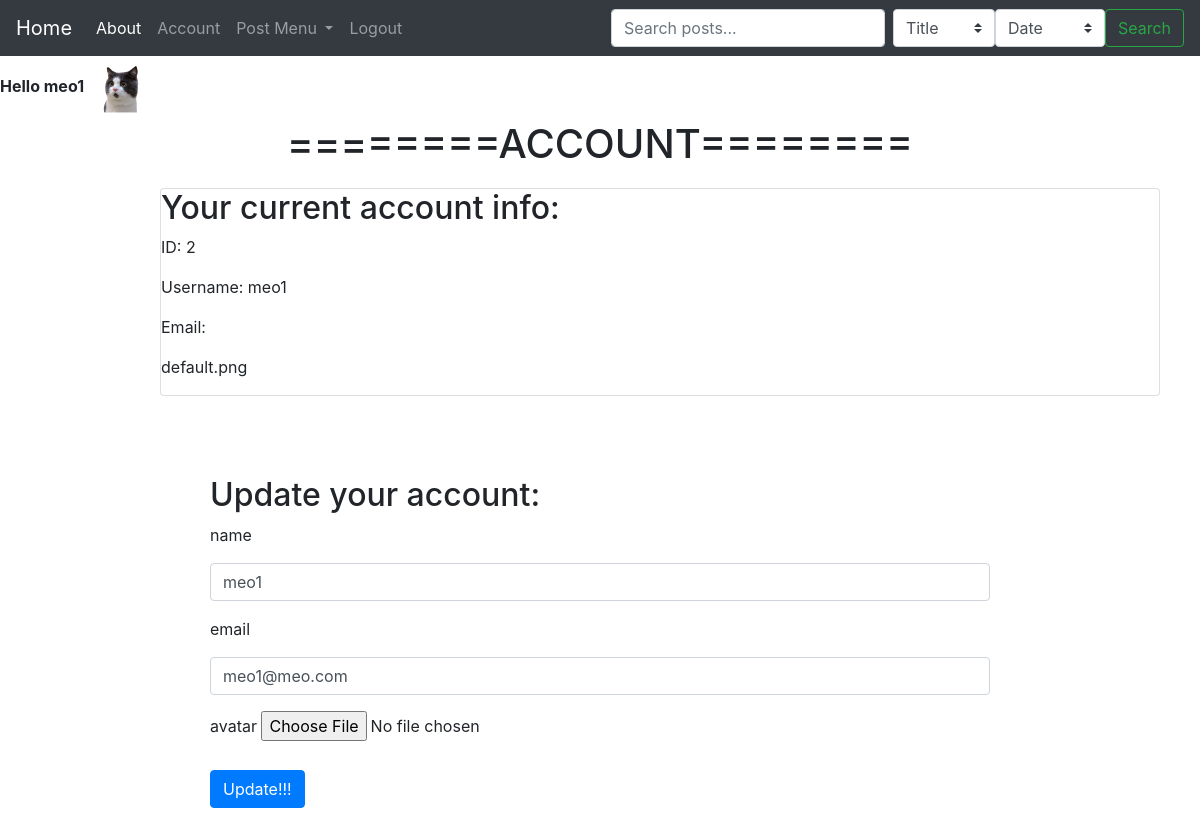
The app's page /account/2 (signed in) with its own data.
### source/models.py (models this page shows, shortened)
class User(db.Model, UserMixin):
	__tablename__ = 'user_table'
	id = db.Column(db.Integer, primary_key=True)
	username = db.Column(db.String(30), unique=True, index =True, nullable=False)
	email = db.Column(db.String(40), unique=True, index =True, nullable=False)
	avatar = db.Column(db.String(30), nullable=False, default='default.png')
	password_hash = db.Column(db.String(128), nullable=False)
	post = db.relationship('Post', backref='author', lazy=True)

### source/user/views.py (the view)
@user.route('/account/<int:user_id>', methods = ['GET', 'POST'])
@login_required
def account(user_id):
    user = User.query.get_or_404(user_id)
    if user != current_user:
        abort(403)
    form = UpdateForm()
    if form.is_submitted():
        if form.avatar.data:
            image_link = picture_handler(form.avatar.data, current_user.username)
            user.avatar = image_link
        user.username = form.name.data
        user.email = form.email.data
        db.session.commit()
        flash('update success!!!')
        return redirect(url_for('user.account', user_id=user.id))
    elif request.method == 'GET':
        form.name.data = user.username
        form.email.data = user.email
    return render_template('account1.html', form=form)

### source/user/forms.py (shortened to what this page needs)
class UpdateForm(FlaskForm):
	name = StringField('name')
	email = StringField('email')
	avatar = FileField('avatar')
	submit = SubmitField('Update!!!')

### source/models.py (called while the page is built)
@lm.user_loader
def load_user(user_id):
	return User.query.get(user_id)

### source/templates/account1.html (shortened to what this page needs)
{% extends 'base.html' %}
{% block content %}
<link rel="stylesheet" href="static/basic.css">
<h1 class="current-page" style="text-align: center;">========ACCOUNT========</h1>
<div class="card" style="margin-top:20px;
    margin-right:40px;
    margin-bottom:80px;
    margin-left:160px;">
    <h2>Your current account info: </h2>
	<p>ID: {{ current_user.id }}</p>
	<p>Username: {{ current_user.username }}</p>
	<p>Email: {{ current_user.mail }}</p>
	<p>{{ current_user.avatar }}</p>
</div>
<div class="center-block" style="width:65%; margin: auto;">
	<h2>Update your account: </h2>
	<form method="POST" action="" enctype="multipart/form-data">
		<div class="form-group">
		  {{ form.name.label(class="form-group") }}
		  {{form.name(class='form-control')}}
		</div>
		<div class="form-group">
		  {{ form.email.label(class="form-group") }}
		  {{form.email(class='form-control')}}
		</div>
		<div class="form-group">
		  {{ form.avatar.label(class="form-group") }}
		  {{form.avatar()}}
		</div>
		<div class="form-group">
		    {{ form.submit(class="btn btn-primary") }}
		</div>
	</form>
</div>
{% endblock %}

### source/templates/base.html (shortened to what this page needs)
<!DOCTYPE html>
<html>
<head>
	<link rel="stylesheet" href="https://stackpath.bootstrapcdn.com/bootstrap/4.3.1/css/bootstrap.min.css">
	<link rel="stylesheet" href="static/basic.css">
</head>
<body>
	<nav class="navbar navbar-expand-lg navbar-dark bg-dark">
	  <a class="navbar-brand" href="{{ url_for('core.index') }}">Home</a>
	  <div class="collapse navbar-collapse" id="navbarSupportedContent">
	    <ul class="navbar-nav mr-auto">
	      <li class="nav-item active">
	        <a class="nav-link" href="{{ url_for('core.about') }}">About <span class="sr-only">(current)</span></a>
	      </li>
	      {% if current_user.is_authenticated %}
	      <li class="nav-item">
	        <a class="nav-link" href="{{ url_for('user.account', user_id=current_user.id) }}">Account</a>
	      </li>
	      <li class="nav-item dropdown">
	        <a class="nav-link dropdown-toggle" href="#" id="navbarDropdown" role="button" data-toggle="dropdown" aria-haspopup="true" aria-expanded="false">
	          Post Menu
	        </a>
	      </li>
	      <li class="nav-item">
	        <a class="nav-link" href="{{ url_for('user.logout') }}" tabindex="-1">Logout</a>
	      </li>
	      {% endif %}
	    </ul>
	  </div>
	  <form class="form-inline my-2 my-lg-0" action="{{url_for('post.search')}}">
      <input class="form-control mr-sm-2" type="search" placeholder="Search posts..." aria-label="Search" name="keyword">
		  <select class="custom-select" id="inputGroupSelect04" aria-label="Example select with button addon" name="search_by">
		    <option selected value="title">Title</option>
		  </select>
		  <select class="custom-select" id="inputGroupSelect04" aria-label="Example select with button addon" name="sort">
		    <option selected value="date">Date</option>
		  </select>
      <button class="btn btn-outline-success my-2 my-sm-0" type="submit">Search</button>
    </form>
	</nav>
	{% if current_user.is_authenticated %}
	<strong>Hello {{current_user.username}}</strong>
	<img src="{{ url_for('static', filename='profile_pics/' + current_user.avatar) }}"  width="64" height="64">
	{% endif %}
{% block content %}
{% endblock %}
</body>
</html>

### source/static/basic.css (style rules this page uses)
.center-block { width: 65%; margin: auto; }
.current-page { text-align: center; }

### records on screen
User: username "meo1", avatar (placeholder picture), id "2", avatar "default.png", email "meo1@meo.com"
